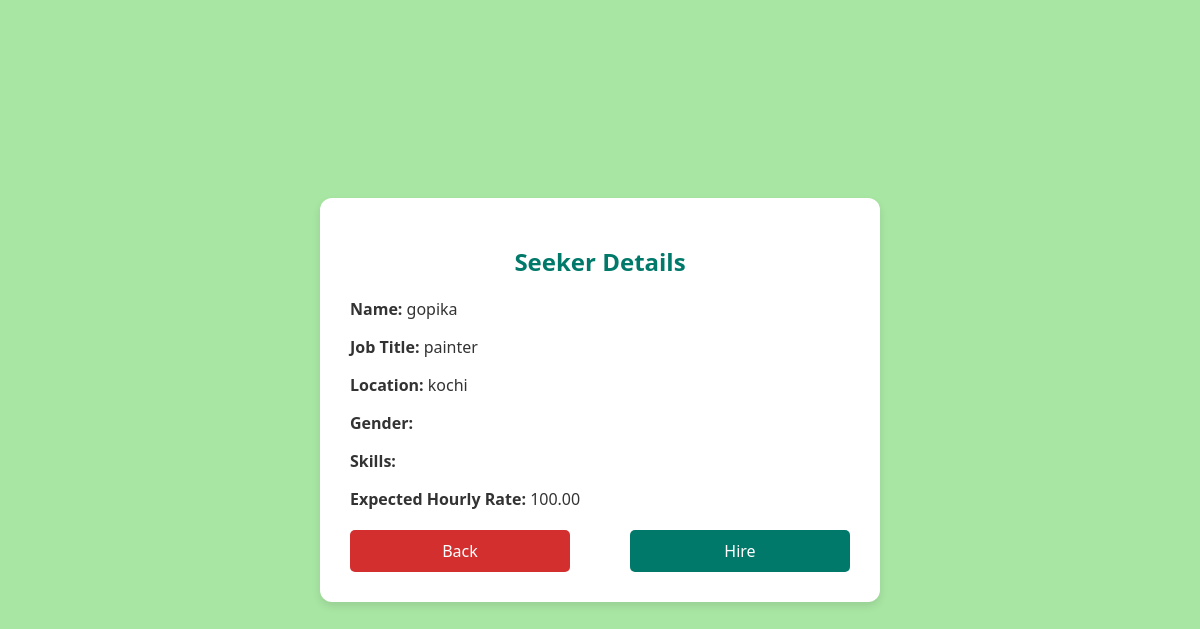
Screenshot of /details.php?s_id=1 with the database file from the repository.
### tables this page shows
CREATE TABLE `job_seekers` (
  `s_id` int(11) NOT NULL,
  `first_name` varchar(50) NOT NULL,
  `last_name` varchar(50) NOT NULL,
  `job_title` varchar(100) DEFAULT NULL,
  `email` varchar(100) NOT NULL,
  `password` varchar(255) NOT NULL,
  `dob` date DEFAULT NULL,
  `location` varchar(100) DEFAULT NULL,
  `hourly_rate` decimal(10,2) DEFAULT NULL,
  `created_at` timestamp NOT NULL DEFAULT current_timestamp(),
  `phone` varchar(15) NOT NULL,
  `address` text NOT NULL,
  `skills` text DEFAULT NULL,
  `gender` varchar(30) NOT NULL,
  `ban_end_date` tinyint(1) DEFAULT NULL,
  `permanently_banned` tinyint(1) DEFAULT 0,
  `otp` varchar(6) DEFAULT NULL,
  `ban_start_date` datetime DEFAULT NULL
);

### details.php (the view, shortened to what this page needs)
<?php
$servername = "localhost";
$username = "root";
$password = "";
$dbname = "labourlink";
$conn = new mysqli($servername, $username, $password, $dbname);
$s_id = $conn->real_escape_string($_GET['s_id']);
$sql = "SELECT first_name, job_title, location, gender, skills, hourly_rate
        FROM job_seekers WHERE s_id = '$s_id'";
$result = $conn->query($sql);
if ($result && $result->num_rows > 0) {
    $details = $result->fetch_assoc();
} else {
    echo "<p>No details found for the provided s_id.</p>";
    exit();
}
?>
<!DOCTYPE html>
<html lang="en">
<head>
</head>
<body>
    <div class="container">
        <div class="header">
            <h1>Seeker Details</h1>
        </div>
        <div class="details">
            <p><strong>Name:</strong> <span class="value"><?php echo htmlspecialchars($details['first_name']); ?></span></p>
            <p><strong>Job Title:</strong> <span class="value"><?php echo htmlspecialchars($details['job_title']); ?></span></p>
            <p><strong>Location:</strong> <span class="value"><?php echo htmlspecialchars($details['location']); ?></span></p>
            <p><strong>Gender:</strong> <span class="value"><?php echo htmlspecialchars($details['gender']); ?></span></p>
            <p><strong>Skills:</strong> <span class="value"><?php echo htmlspecialchars($details['skills']); ?></span></p>
            <p><strong>Expected Hourly Rate:</strong> <span class="value"><?php echo htmlspecialchars($details['hourly_rate']); ?></span></p>
        </div>
        <div class="button-row">
            <a href="rec_home.html" class="button cancel">Back</a>
            <a href="confirm_hire.php?s_id=<?php echo urlencode($s_id); ?>" class="button">Hire</a>
        </div>
    </div>
</body>
</html>

### details.php (style rules this page uses)
body { font-family: 'Segoe UI', Tahoma, Geneva, Verdana, sans-serif; background-color: #a8e6a3; color: #333; display: flex; justify-content: center; align-items: center; height: 100vh; margin: 0; }
.container { background-color: #ffffff; padding: 30px; border-radius: 12px; box-shadow: 0 4px 8px rgba(0, 0, 0, 0.1); max-width: 500px; width: 100%; text-align: left; }
.container h1 { font-size: 24px; margin-bottom: 20px; color: #00796b; text-align: center; }
.button-row { display: flex; justify-content: space-between; margin-top: 20px; }
.button { width: 40%; padding: 10px; text-align: center; background-color: #00796b; color: #ffffff; border: none; border-radius: 5px; font-size: 16px; cursor: pointer; text-decoration: none; transition: background-color 0.3s; }
.button.cancel { background-color: #d32f2f; }

### rows the page displays
job_seekers: first_name "gopika", job_title "painter", location "kochi", hourly_rate "100.00"
